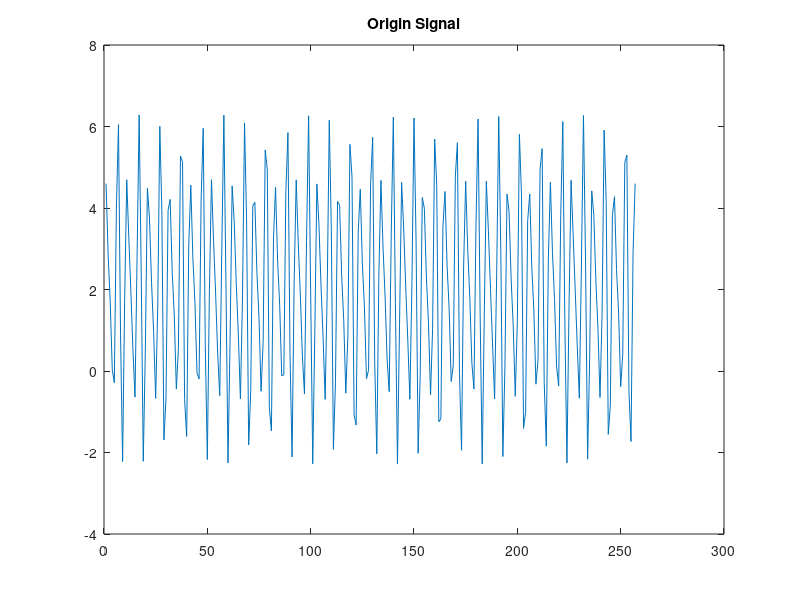
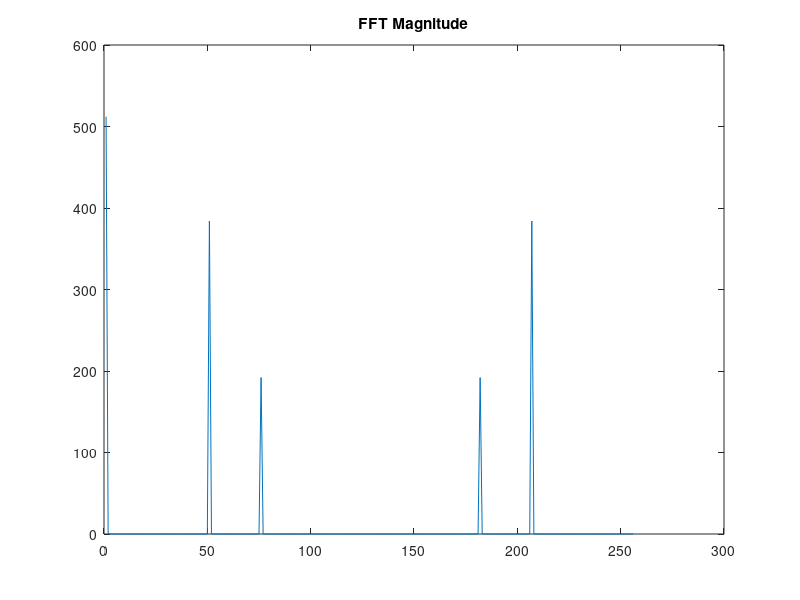
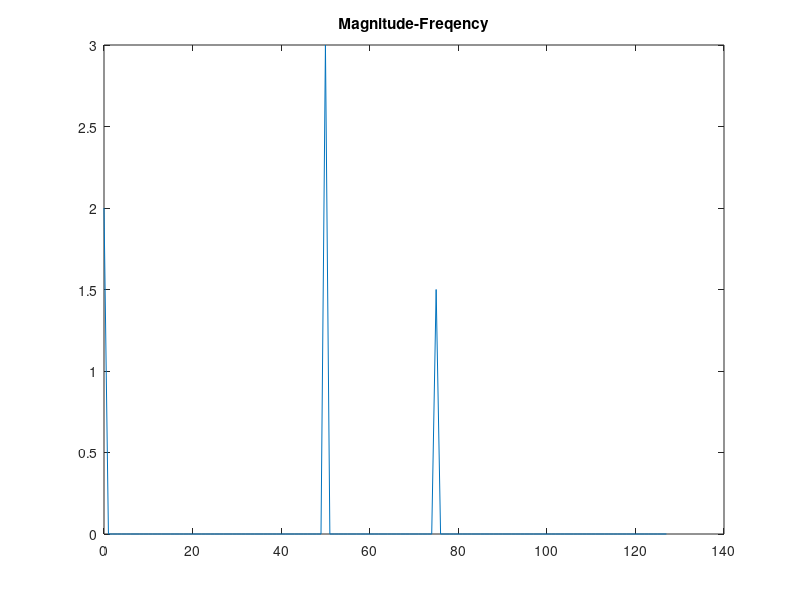

Source code (MATLAB) for these figures, in order: (Note: this script raises an error after producing the figures.)
% analysis fft principle
close all
Adc = 2;
A1 = 3;
A2 = 1.5;
F1 = 50;
F2 = 75;
Fs = 256;
P1 = -30;
P2 = 90;
N = 256;

t = 0:1/Fs:N/Fs;

S = Adc + A1*cos(2*pi*F1*t + pi*P1/180) + A2*cos(2*pi*F2*t + pi*P2/180);

plot(S);
title('Origin Signal');

figure;
Y = fft(S, N);
Ayy = (abs(Y));
plot(Ayy);
title('FFT Magnitude');

figure;
Ayy = Ayy / (N / 2);
Ayy(1) = Ayy(1) / 2;
F = ((1:N) - 1)*Fs / N;
plot(F(1:N/2), Ayy(1:N/2));
title('Magnitude-Freqency');

figure;
Pyy = 1:N/2;
for i = 1:N/2
    Pyy(i) = phase(Y(i));
    Pyy(i) = Pyy(i)*180/pi;
end

plot(F(1:N/2), Pyy(1:N/2));
title('Phase-Frequency');
